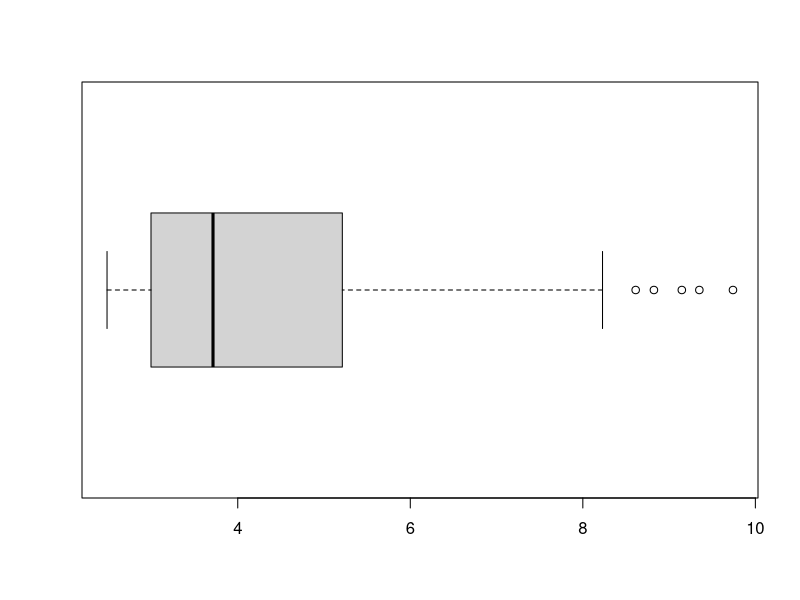
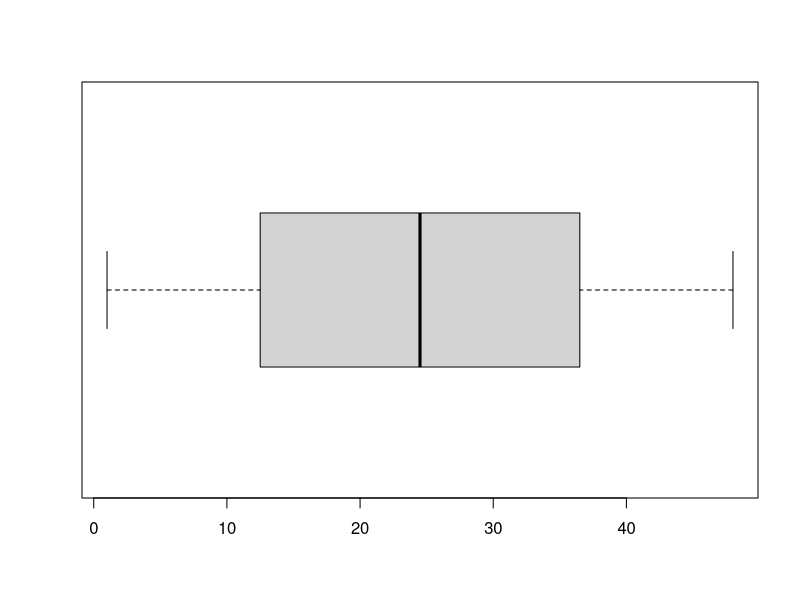

These charts were generated, in order, by the following R code:
#!/usr/bin/env Rscript
# LOGARITHMIC TRANSFORMATION
# compute natural log
islands.ln <- log(islands) 
# Almost looks normal.
boxplot(islands.ln, horizontal = TRUE)

# RANK TRANSFORMATION
# Ranks islands
islands.rank <- rank(islands, ties.method = "random") 
boxplot(islands.rank, horizontal = TRUE)


# DICHOTOMIZATION
# Creates the indicator variable.
continent <- ifelse(islands > 1000, 1, 0) 
# List just the continents.
continent[continent == 1]

# CLEAN UP
# Unloads data sets package.
detach("package:datasets", unload = TRUE) 
# Remove all objects from workspace.
rm(list = ls()) 
